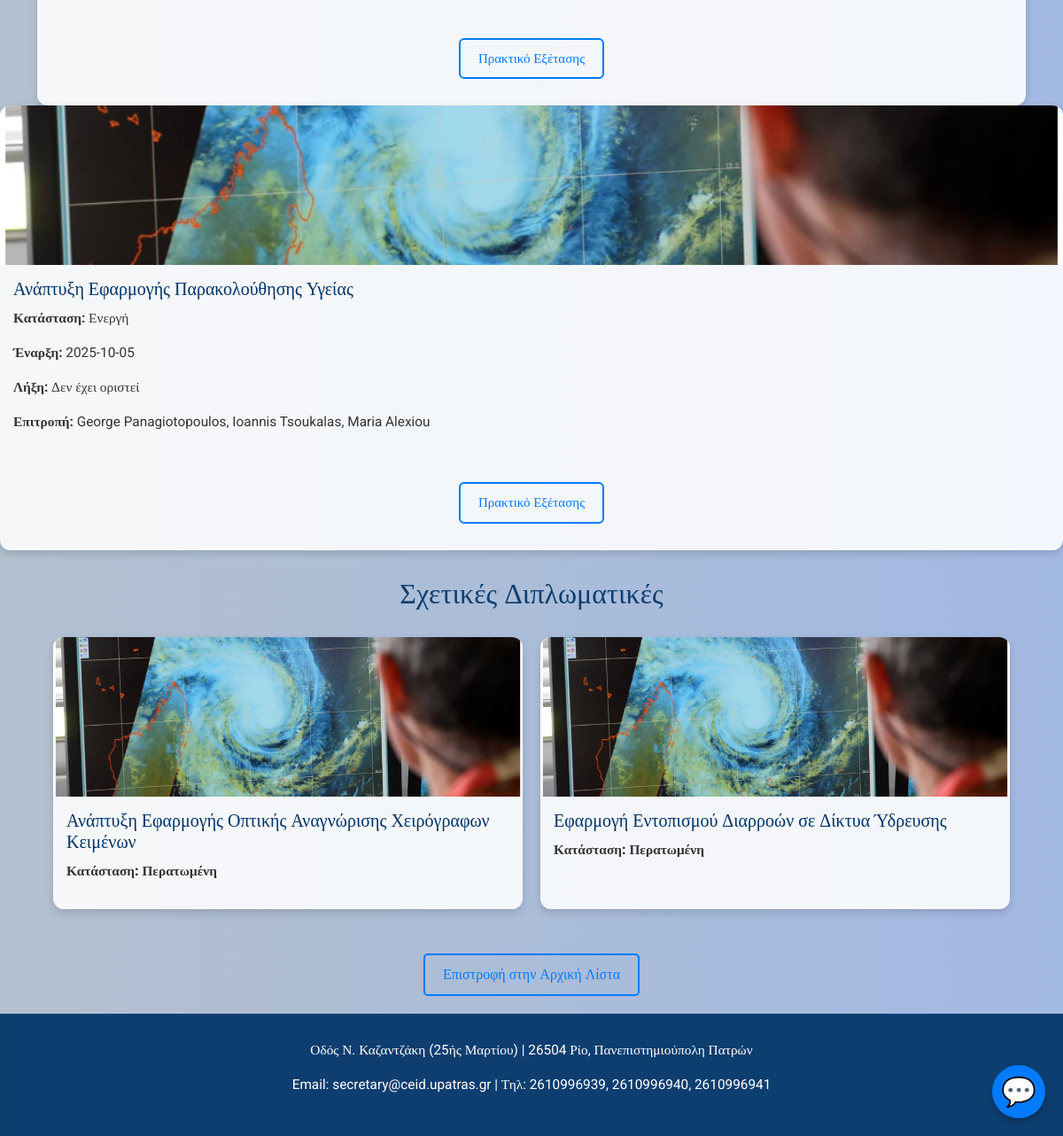
The page /php_files_UPDATED/student_home.php (signed in, lower part) on the database as committed earlier.
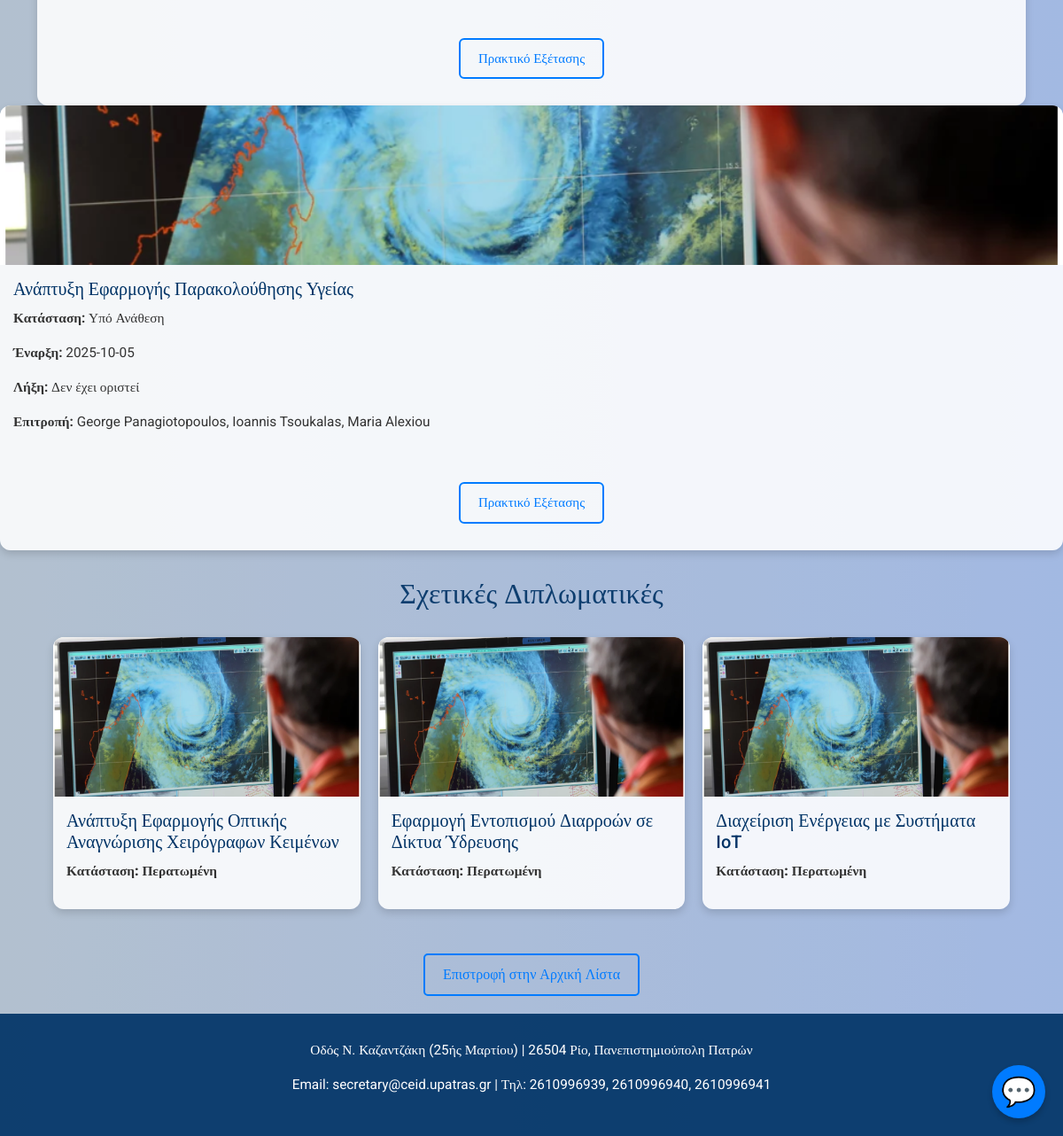
The same page on the database as committed later.
### tables this page shows
CREATE TABLE `theses` (
  `thesis_id` int(11) NOT NULL,
  `title` varchar(255) NOT NULL,
  `description` text DEFAULT NULL,
  `status` enum('Υπό Ανάθεση','Ενεργή','Υπό Εξέταση','Περατωμένη','Ακυρωμένη') NOT NULL,
  `start_date` date DEFAULT NULL,
  `cancel_gs_year` int(11) DEFAULT NULL,
  `assign_gs_year` int(11) DEFAULT NULL,
  `cancel_gs_number` int(11) DEFAULT NULL,
  `assign_gs_number` int(11) DEFAULT NULL,
  `end_date` date DEFAULT NULL,
  `final_grade` decimal(3,2) DEFAULT NULL,
  `student_id` int(11) DEFAULT NULL,
  `supervisor_id` int(11) DEFAULT NULL,
  `repository_link` varchar(255) DEFAULT NULL,
  `cancellation_reason` text DEFAULT NULL,
  `cancellation_ga_number` varchar(50) DEFAULT NULL,
  `cancellation_ga_year` int(11) DEFAULT NULL,
  `approval_gs_number` varchar(20) DEFAULT NULL,
  `links` longtext DEFAULT '[]' CHECK (json_valid(`links`)),
  `topic_pdf` varchar(255) DEFAULT NULL
);

### php_files_UPDATED/student_home.php (the view, shortened to what this page needs)
<?php
$dsn = "mysql:host=localhost;dbname=vasst";
$dbusername = "root";
$dbpassword = "";
try {
    $pdo = new PDO($dsn, $dbusername, $dbpassword);
    $pdo->setAttribute(PDO::ATTR_ERRMODE, PDO::ERRMODE_EXCEPTION);
    $email = $_SESSION['email'];
    $stmt = $pdo->prepare("SELECT student_id FROM students s JOIN users u ON s.student_id = u.user_id WHERE u.email = ?");
$stmt->execute([$email]);
$studentRow = $stmt->fetch(PDO::FETCH_ASSOC);
$student_id = $studentRow['student_id'];
$stmt = $pdo->prepare("SELECT COUNT(*) FROM theses WHERE student_id = :student_id AND status = 'Περατωμένη'");
$stmt->execute(['student_id' => $student_id]);
$hasFinalThesis = $stmt->fetchColumn() > 0;
$stmt = $pdo->prepare("
    SELECT
        t.thesis_id,
        t.title,
        t.status,
        t.start_date,
        t.end_date,
        GROUP_CONCAT(DISTINCT CONCAT(p.name, ' ', p.surname) SEPARATOR ', ') AS committee_members
    FROM theses t
    LEFT JOIN committees c ON t.thesis_id = c.thesis_id
    LEFT JOIN professors p ON p.professor_id IN (c.supervisor_id, c.member1_id, c.member2_id)
    WHERE t.student_id = :student_id
    GROUP BY t.thesis_id
");
$stmt->execute(['student_id' => $student_id]);
    $theses = $stmt->fetchAll(PDO::FETCH_ASSOC);
    $stmt = $pdo->prepare("SELECT thesis_id, title, status FROM theses WHERE student_id != :student_id AND status = 'Περατωμένη' LIMIT 3");
    $stmt->execute(['student_id' => $student_id]);
    $recommendedTheses = $stmt->fetchAll(PDO::FETCH_ASSOC);
} catch (PDOException $e) {
    echo "Σφάλμα: " . $e->getMessage();
}
?>
<!DOCTYPE html>
<html lang="el">
<head>
    <link href="https://cdn.jsdelivr.net/npm/bootstrap@5.3.0/dist/css/bootstrap.min.css" rel="stylesheet">
</head>
<body>
<div class="container">
<div class="thesis-grid">
    <?php foreach ($theses as $thesis): ?>
        <div class="thesis-card" onclick="window.location.href='view_student.php?thesis_id=<?php echo $thesis['thesis_id']; ?>';">
            <div class="thesis-image">
                <img src="weather_forecast.png" alt="Thesis Cover">
            </div>
            <div class="thesis-content">
                <h3><?php echo htmlspecialchars($thesis['title']); ?></h3>
                <p><strong>Κατάσταση:</strong> <?php echo htmlspecialchars($thesis['status']); ?></p>
                <p><strong>Έναρξη:</strong> <?php echo htmlspecialchars($thesis['start_date']); ?></p>
                <p><strong>Λήξη:</strong> <?php echo $thesis['end_date'] ? htmlspecialchars($thesis['end_date']) : 'Δεν έχει οριστεί'; ?></p>
                <p><strong>Επιτροπή:</strong> <?php echo htmlspecialchars($thesis['committee_members']); ?></p>
            </div>
           <?php if ($hasFinalThesis): ?>
    <div class="action-buttons" style="margin-top: 15px;">
        <a href="thesis_exam_report.php?thesis_id=<?= $thesis['thesis_id'] ?>" class="action-button blue">Πρακτικό Εξέτασης</a>
    </div>
<?php endif; ?>
</div>
        </div>
    <?php endforeach; ?>
<div style="margin: 30px auto; width: 90%; max-width: 1200px; font-weight: bold;">
    <h2 class="text-center mb-4" style="color:rgba(0, 51, 102, 0.92);">Σχετικές Διπλωματικές</h2>
    <div class="thesis-grid">
        <?php foreach ($recommendedTheses as $thesis): ?>
            <div class="thesis-card" onclick="window.location.href='view_student.php?thesis_id=<?php echo $thesis['thesis_id']; ?>';">
                <div class="thesis-image">
                    <img src="weather_forecast.png" alt="Thesis Image">
                </div>
                <div class="thesis-content">
                    <h3><?php echo htmlspecialchars($thesis['title']); ?></h3>
                    <p><strong>Κατάσταση:</strong> <?php echo htmlspecialchars($thesis['status']); ?></p>
                </div>
            </div>
        <?php endforeach; ?>
    </div>
</div>
<?php if (!empty($theses)): ?>
    <div class="back-to-list-container">
        <a href="student_home.php" class="back-to-list-button">Επιστροφή στην Αρχική Λίστα</a>
    </div>
<?php endif; ?>
<div id="chatbot-toggle" onclick="toggleChatbot()">💬</div>
<footer>
    <p>Οδός Ν. Καζαντζάκη (25ής Μαρτίου) | 26504 Ρίο, Πανεπιστημιούπολη Πατρών</p>
    <p>Email: secretary@ceid.upatras.gr | Τηλ: 2610996939, 2610996940, 2610996941</p>
</footer>
</body>
</html>

Rows that differ between the two databases and show on the page:
changed theses "Ανάπτυξη Εφαρμογής Παρακολούθησης Υγείας": status "Ενεργή" → "Υπό Ανάθεση"
now on this page (row edited): theses: title "Διαχείριση Ενέργειας με Συστήματα IoT", status "Περατωμένη", shown under "Σχετικές Διπλωματικές"
